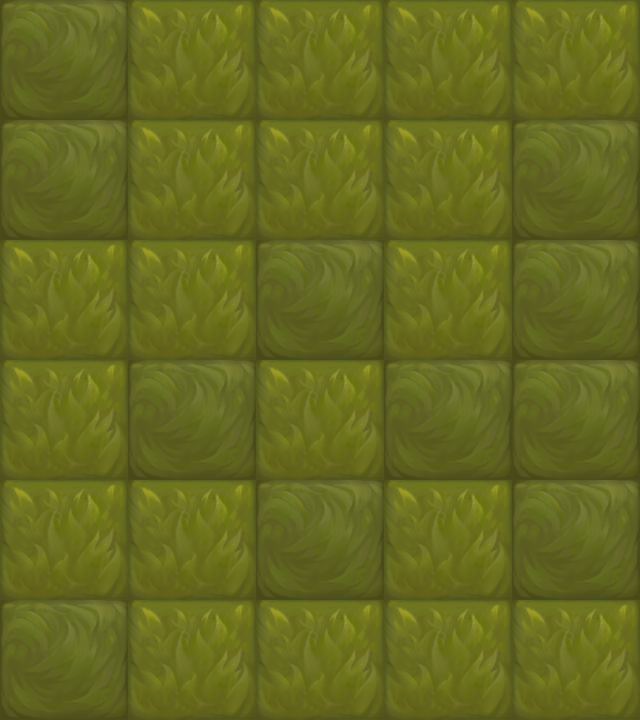

A level layout from a 2D game, rendered from its tile map. Below: a short description, then the map file with tile-grid data replaced by summaries:
An orthogonal 5x6 tile map with 128x120 px tiles, 1 tile layer (块层 1).

<map version="1.0" orientation="orthogonal" width="5" height="6" tilewidth="128" tileheight="120">
 <tileset firstgid="1" name="map049" tilewidth="128" tileheight="120">
  <image source="map049.png" width="256" height="120" />
 </tileset>
 <layer name="块层 1" width="5" height="6">
  <data>[30 cells, 30 non-empty, 2 distinct tile ids]</data>
 </layer>
</map>
